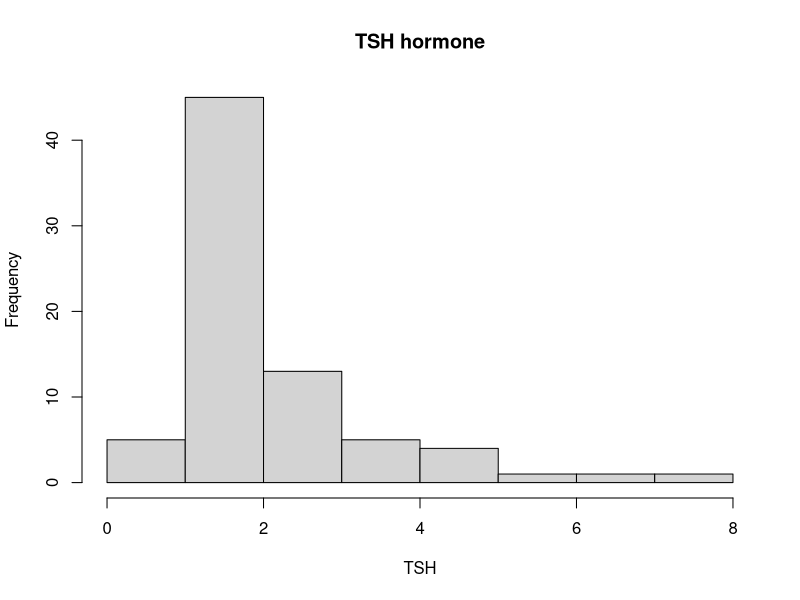

R code for this plot:
## ---- chunk 1
#Retain (and do not edit) this code chunk!!!
library(knitr)
knitr::opts_chunk$set(echo = FALSE)
knitr::opts_chunk$set(message = FALSE)

library(tidyverse)
## ---- chunk 2
#Q1
pnorm(-0.21)
## ---- chunk 3
#Q2
pnorm(0.53) - pnorm(-1.44)
## ---- chunk 4
#Q3
qnorm(0.4180)
## ---- chunk 5
#Q4
1-pnorm((600-510)/115)
## ---- chunk 6
#Q5
pnorm((450-510)/115)
## ---- chunk 7
#Q6
pnorm(600, mean = 510, sd = 115) - pnorm(450, mean = 510, sd = 115)
## ---- chunk 8
#Q7
(620-510)/115
## ---- chunk 9
#Q9
qnorm(0.90, mean = 510, sd = 115)
## ---- chunk 10
#Q10
pnorm(485, mean = 510, sd = 115/sqrt(100))

## ---- chunk 11
#Q11

hormone <- read.csv('Hormone.csv')
#str(hormone)

hist(hormone$TSH, main = 'TSH hormone',
     xlab = 'TSH')

## ---- chunk 12
#Q13

hormone_stats <-  hormone %>%
  summarize(Median = median(TSH),
            Mean = mean(TSH),
            StDev = sd(TSH))

kable(hormone_stats)
